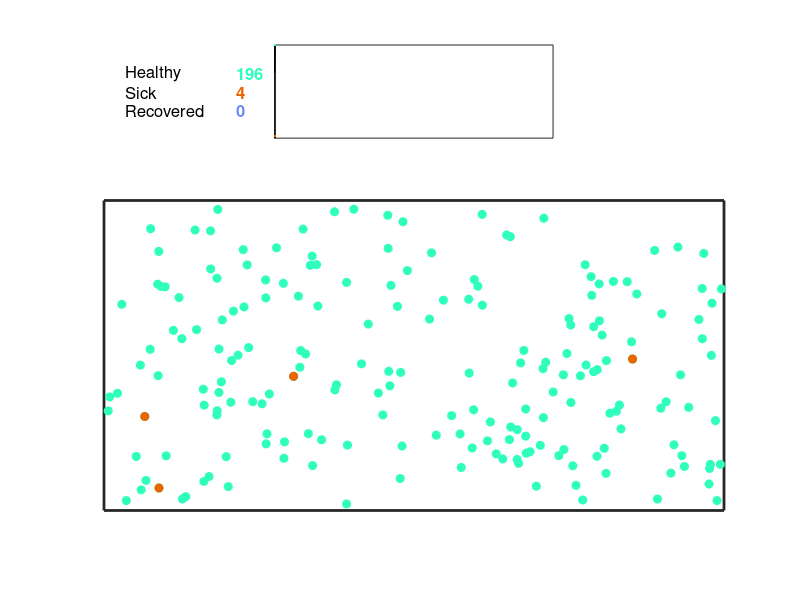

Write the MATLAB code that produced this figure. (Note: this script raises an error after producing the figure.)
%% Simple toy model

% Simulate the effects of social distancing and what happens when its
% lifted

% This code simulates the transmission of a virus (e.g., COVID-19) due to
% the interaction of people represented as colliding circles. The code
% outputs a gif to view result later. 

% See another type of toy model that simulates COVID transmission for
% people going to the market every so often: github.com/seismotologist & @seismotologist

% Please read the excellent article in the Washting Post by Harry Stevens (washingtonpost.com/graphics/2020/world/corona-simulator/)
% that explains the effects of social distancing which the code was inspired from .

% ------------------------------------------------------
% Author: Chris Milliner, JPL, Caltech, 
% christopher.milliner@jpl.nasa.gov
% https://science.jpl.nasa.gov/people/Milliner/

% Log: Created 03/22/20
% ------------------------------------------------------


clc
clear
% close all

%% Parameters
Num_people              = 200;          % total number of people
Perc_start_sick         = 2;            % Percent of people who start off as sick
Perc_social_distance    = 110;           % percent of people who are using social distancing (i.e., they dont move)
Velocity_factor         = 0.3;          % factor to change velocity of motion
Duration_of_recovery    = 90;          % amount of time it takes to reach recovery in units of number of time
ball_radius             = 0.02;         % ball width, affects liklihood of interacting with another, wider the ball, more likely it will collide with another
Num_time_steps          = 300;          % total number of time steps 
dt                      = 1;            % units of time. Can improve fidelity of simulation. Avoid large values, as this could lead to missing collisions
Time_stop_Social_dist   = 0.5;          % Relative time (between 0 and 1) when to stop social distancing. Set to 1 if you don't want to enact this. 

% Domain extent
left_extent_domain      = -3;           % left extent...
right_extent_domain     = 3;
top_extent_domain       = 1.5;
bot_extent_domain       = -1.5;

% Save result to a gif
Write_output_2_file     = 1;            % switch to turn on (1 = will write out a gif of results).
GIF_delay_time          = 0;            % add a delay time between each frame 
COVID_vid_filename      = './GIF_output/COVID_sim_1.gif';% filename of the gif

% for plotting
Mksize          = 6;                    % size of dots, only for plotting. not for interaction
%---------------------------------------------------------

domain_width = abs(left_extent_domain - right_extent_domain);
domain_height = abs(top_extent_domain - bot_extent_domain);

% Randomize positions
x_vecs = rand(Num_people,1)*domain_width-domain_width/2;
y_vecs = rand(Num_people,1)*domain_height-domain_height/2;

% randomize velocities with uniform distribution
velo_vecs_x = rand(Num_people,1)*Velocity_factor;
velo_vecs_y = rand(Num_people,1)*Velocity_factor;

%-------------------
% Social distancing 
%-------------------
rand_num_peeps_2_SD = floor(length(velo_vecs_x)*(Perc_social_distance/100));% randomize who is using s.d.
rand_indx_peeps_SD = randi([1 length(velo_vecs_x)],rand_num_peeps_2_SD,1);%(TO IMPROVE) this doesnt create a unique set of indices!

% not going anywhere...
velo_vecs_x(rand_indx_peeps_SD) = 0;% people with s.d. stay put
velo_vecs_y(rand_indx_peeps_SD) = 0;

%% Prep vars
Healthy = [ones(Num_people,1),zeros(Num_people,1),zeros(Num_people,1)];% variable to track who is sick, healthy or recovered

rand_peeps_that_r_sick = ceil(length(velo_vecs_x)*(Perc_start_sick/100));% randomize those who are sick
rand_indx_peeps_r_sick = randi([1 length(velo_vecs_x)],rand_peeps_that_r_sick,1);%(TO IMPROVE) this doesnt create a unique set of indices!

Health_tracker(rand_indx_peeps_r_sick) = true;% make them sick

Duration_sick = zeros(Num_people,1);
Duration_sick(rand_indx_peeps_r_sick) = true;
Person_recovered = false(Num_people,1);

Fig_ID          = ceil(rand(1)*1000);       % figure number
Currently_Sick  = zeros(1,length(1:dt:Num_time_steps));
Total_Recovered = zeros(1,length(1:dt:Num_time_steps));
Unaffected      = zeros(1,length(1:dt:Num_time_steps));
k_counter       = 1;

if ~exist('GIF_output', 'dir')
    mkdir GIF_output
end

First_time = 0;
for time_t = 1:dt:Num_time_steps
     
    % update positions
    x_vecs = x_vecs + velo_vecs_x*dt;
    y_vecs = y_vecs + velo_vecs_y*dt;
    
    %----------------------
    % Boundaries
    %----------------------
    
    % Adjust Velocities 
    velo_vecs_y(y_vecs>=top_extent_domain) = velo_vecs_y(y_vecs>=top_extent_domain)*-1;% hit top boundary, go back adjust position + velocity vector     
    velo_vecs_y(y_vecs<=bot_extent_domain) = velo_vecs_y(y_vecs<=bot_extent_domain)*-1;% hit bott. boundary 
    velo_vecs_x(x_vecs<=left_extent_domain) = velo_vecs_x(x_vecs<=left_extent_domain)*-1;% hit left
    velo_vecs_x(x_vecs>=right_extent_domain) = velo_vecs_x(x_vecs>=right_extent_domain)*-1;% hit right 
   
    
    %----------------------
    % Collision detection 
    %----------------------
    dX_matrix = repmat(x_vecs,1,length(x_vecs)) - repmat(x_vecs,1,length(x_vecs))';
    dY_matrix = repmat(y_vecs,1,length(y_vecs)) - repmat(y_vecs,1,length(y_vecs))';
    
    Distances_matrix_between_each_ball = sqrt(dX_matrix.^2 + dY_matrix.^2);% calcualte distances between all particles
    [Indx_collided, ball_2] = find(Distances_matrix_between_each_ball > 0 & Distances_matrix_between_each_ball < 2*ball_radius);% find all balls where the distances is less than twice the radius, therefore a collision has occurred. 
    % note this will miss collisions that may have occurred between the
    % time step. Therefore best to avoid using a dt that is too large.
    
    % Update health
    Indx_r_sick = find(Health_tracker);
    indx_met_other_sick = ismember(ball_2,Indx_r_sick);% find all the collisions where the other person was sick
    Indx_collied_w_sick = Indx_collided(indx_met_other_sick);
    Health_tracker(Indx_collied_w_sick) = true;% make someone sick if they collided when the other person was sick
    Health_tracker(Person_recovered) = false;% turn off if a person had already recovered cannot get sick again. 

    Duration_sick(Health_tracker) = Duration_sick(Health_tracker)+dt;% update time person has been sick
    Person_recovered_now = Duration_sick>=Duration_of_recovery;% person has now recovered
    Person_recovered(Person_recovered_now) = true;% now permanentaly add the recovered person to the recovered list
    
    
    %----------------------
    % Static bumping 
    %----------------------
    if ~isempty(Indx_collided)
        
        Total_dist_between_collided_balls = diag(Distances_matrix_between_each_ball(Indx_collided, ball_2));% amount of overlap (D)
        D_between_collided_balls = 2*ball_radius - Total_dist_between_collided_balls;% Dist of overlap
        Push_back = D_between_collided_balls/2;% scalar amount to push balls apart from each other (D/2)
        
        unit_vector_normal_ball_x = (x_vecs(Indx_collided) - x_vecs(ball_2))./Total_dist_between_collided_balls;% normal vector of direction to push them away from each other.
        unit_vector_normal_ball_y = (y_vecs(Indx_collided) - y_vecs(ball_2))./Total_dist_between_collided_balls;
        
        x_vecs(Indx_collided) = x_vecs(Indx_collided) + unit_vector_normal_ball_x.*Push_back;% update positions
        y_vecs(Indx_collided) = y_vecs(Indx_collided) + unit_vector_normal_ball_y.*Push_back;
    
        unit_vector_normal_ball_x = (x_vecs(Indx_collided) - x_vecs(ball_2))./(2*ball_radius);% update 
        unit_vector_normal_ball_y = (y_vecs(Indx_collided) - y_vecs(ball_2))./(2*ball_radius);
        
        %----------------------
        % Dynamic bumping
        %----------------------
       
        % tangential vector
        unit_vector_tang_ball_x = unit_vector_normal_ball_y*-1;
        unit_vector_tang_ball_y = unit_vector_normal_ball_x;
        
        veloc_in_tang_dir = velo_vecs_x(Indx_collided).*unit_vector_tang_ball_x + velo_vecs_y(Indx_collided).*unit_vector_tang_ball_y;% dot of tangent unit and velocity vector. how much of velocity
        % goes into tangent direction?

        velo_in_normal_dir = zeros(Num_people,1);
        velo_in_normal_dir(Indx_collided) = velo_vecs_x(Indx_collided).*unit_vector_normal_ball_x + velo_vecs_y(Indx_collided).*unit_vector_normal_ball_y; % dot of normal unit and velocity vector. how much of velocity
        % goes into normal direction?

        Indx_is_SD = ismember(ball_2,rand_indx_peeps_SD);% find any other ball indx that is also an SD index.
        % sep those indices that are and are not SD. use below
        other_ball_is_SD = Indx_collided(Indx_is_SD);% this ball is a SD. 
        ball_not_SD = ball_2(~Indx_is_SD);% this ball is not SD
        
        velo_in_normal_dir(ball_not_SD) = velo_in_normal_dir(Indx_collided(~Indx_is_SD));% only applies if other ball is not in SD
        velo_in_normal_dir(other_ball_is_SD) = velo_in_normal_dir(other_ball_is_SD);% if other ball is in SD, then one that isnt should treat other ball as boundary and bounce off.  
        
        velo_vecs_x(Indx_collided) = unit_vector_tang_ball_x.*veloc_in_tang_dir + unit_vector_normal_ball_x.*velo_in_normal_dir(Indx_collided);% New velocity
        velo_vecs_y(Indx_collided) = unit_vector_tang_ball_y.*veloc_in_tang_dir + unit_vector_normal_ball_y.*velo_in_normal_dir(Indx_collided);

        
    end
    
    if time_t/Num_time_steps < Time_stop_Social_dist+1e-12
        % people in SD stay there.
        velo_vecs_x(rand_indx_peeps_SD) = 0;
        velo_vecs_y(rand_indx_peeps_SD) = 0;
        
    elseif time_t/Num_time_steps >= Time_stop_Social_dist && ~First_time
        % first time, then need to randomize velocities of those just
        % realeased from S.D.
        velo_vecs_x(rand_indx_peeps_SD) = rand(length(rand_indx_peeps_SD),1)*Velocity_factor;
        velo_vecs_y(rand_indx_peeps_SD) = rand(length(rand_indx_peeps_SD),1)*Velocity_factor;
        
        First_time = 1;       
        rand_indx_peeps_SD = [];% remove vars so wont affect collision 
        
    end
    
    % Count up 
    Currently_Sick(k_counter) = sum(double(Health_tracker));% total sick
    Total_Recovered(k_counter) = sum(double(Person_recovered));% total recovered at the moment.
    Unaffected(k_counter) = Num_people - Currently_Sick(k_counter) - Total_Recovered(k_counter) + Currently_Sick(k_counter);% current total number unaffected (neither of the above), add the sick in again for plotting
    
    
    %----------------------
    % Plotting
    %----------------------
    
    h = figure(Fig_ID);
    clf(Fig_ID)
    subplot(8,4,[2,3,6,7])
    
    % plot recovered
    fill([0,1:dt:time_t,time_t],[0,ones(size(Unaffected(1:k_counter)))*Num_people,0],[109, 140, 252]/256)
    hold on 
    plot([1:dt:time_t],ones(size(Unaffected(1:k_counter)))*Num_people,'Color',[109, 140, 252]/256,'linewidth',2)
    % plot unaffected
    fill([0,1:dt:time_t,time_t],[0,Unaffected(1:k_counter),0],[47, 255, 189]/256)
    plot([1:dt:time_t],Unaffected(1:k_counter),'Color',[47, 255, 189]/256,'linewidth',2)
    % plot sick 
    fill([0,1:dt:time_t,time_t],[0,Currently_Sick(1:k_counter),0],[235, 102, 0]/256)
    plot([1:dt:time_t],Currently_Sick(1:k_counter),'Color',[235, 102, 0]/256,'linewidth',2)

    axis([1 Num_time_steps 0 Num_people])
    set(gca,'fontsize',12)
    set(gca,'YTick',[]);
    set(gca,'XTick',[]);
 
    % text
    txt_topleft = 'Healthy';
    txthandle = text(-160,Num_people*0.7,txt_topleft);%,'Color',[47, 255, 189]/256);
    set(txthandle,'fontsize',12)%,'FontWeight','bold')
    
    txt_middle = 'Sick';
    txthandle = text(-160,Num_people*0.5,txt_middle);%,'Color',[235, 102, 0]/256);
    set(txthandle,'fontsize',12)%,'FontWeight','bold')
    
    txt_topleft = 'Recovered';
    txthandle = text(-160,Num_people*0.3,txt_topleft);%,'Color',[109, 140, 252]/256);
    set(txthandle,'fontsize',12)%,'FontWeight','bold')
    
    % data
    txt_topleft = num2str(Unaffected(k_counter) - Currently_Sick(k_counter));
    txthandle = text(-40,Num_people*0.7,txt_topleft,'Color',[47, 255, 189]/256);
    set(txthandle,'fontsize',12,'FontWeight','bold')
    
    txt_middle = num2str(Currently_Sick(k_counter));
    txthandle = text(-40,Num_people*0.5,txt_middle,'Color',[235, 102, 0]/256);
    set(txthandle,'fontsize',12,'FontWeight','bold')
    
    txt_topleft = num2str(Total_Recovered(k_counter));
    txthandle = text(-40,Num_people*0.3,txt_topleft,'Color',[109, 140, 252]/256);
    set(txthandle,'fontsize',12,'FontWeight','bold')
    
    
    
    subplot(8,4,[9:32])
    % plot all (will be plotted as unaffected)
    plot(x_vecs,y_vecs,'o','markerfacecolor',[47, 255, 189]/256,'markeredgecolor',[47, 255, 189]/256,'markersize',Mksize)
    hold on 
    % plot sick
    plot(x_vecs(Health_tracker),y_vecs(Health_tracker),'o','markerfacecolor',[235, 102, 0]/256,'markeredgecolor',[235, 102, 0]/256,'markersize',Mksize)
    % plot recovered
    plot(x_vecs(Person_recovered),y_vecs(Person_recovered),'o','markerfacecolor',[109, 140, 252]/256,'markeredgecolor',[109, 140, 252]/256,'markersize',Mksize)
    axis equal
    axis([left_extent_domain right_extent_domain bot_extent_domain top_extent_domain])
    set(gca,'fontsize',15)
    set(gca,'YTick',[]);
    set(gca,'XTick',[]);
    set(gcf,'color','w');
    set(gca,'linewidth',2)% figure boundary 
    
    drawnow 
    switch Write_output_2_file
        case 1
            % Capture the plot as an image
            frame = getframe(h);
            im = frame2im(frame);
            [imind,cm] = rgb2ind(im,256);
            % Write to the GIF File
            
            if time_t == 1
                imwrite(imind,cm,COVID_vid_filename,'gif', 'Loopcount',inf,'DelayTime',GIF_delay_time);
            else
                imwrite(imind,cm,COVID_vid_filename,'gif','WriteMode','append','DelayTime',GIF_delay_time);
            end
    end
    
    k_counter = k_counter +1;
end
